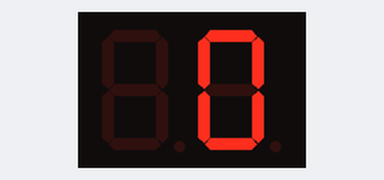
Simulated run of this sketch. Board: Arduino Uno, built with avr-gcc and run on an emulated ATmega328P. On the bench: 2-digit seven-segment display.

Above: at 0.1 s.
At 4.1 s:
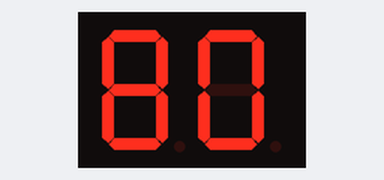
At 9.1 s:
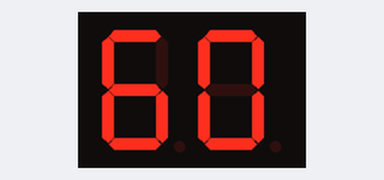
At 19.1 s:
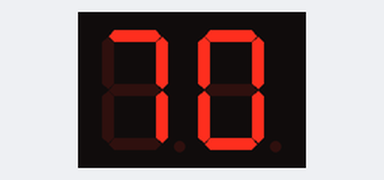
At 29.1 s:
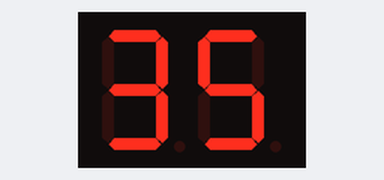
At 39.1 s:
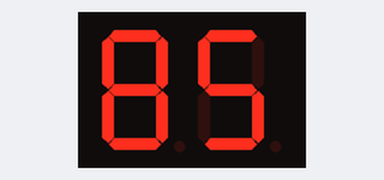

Measured:
- what the display in image 1 shows lasts 1.0 s, from 4.0 s to 5.0 s

The sketch:

SevSeg_Counter.ino
```cpp
#include "SevSeg.h"
SevSeg sevseg;
unsigned long start_time;
unsigned long current_time;
const unsigned long period = 1000;
int value = 0;
int increment = 20;

void setup() {
  byte numDigits = 2;
  byte digitPins[] = {10, 9};
  byte segmentPins[] = {0,1,2,3,4,5,6};
  bool resistorsOnSegments = false;
  byte Config = COMMON_CATHODE;


  sevseg.begin(Config, numDigits, digitPins, segmentPins, resistorsOnSegments);
 start_time = millis();
}

void loop() {
  current_time = millis();
  if (current_time - start_time >= period) {
    value += increment ;
    start_time = current_time;


  }
//////////////////////////////////
  if (value >= 99) {
    value = 0;
    increment -= 5;
  }
  sevseg.setNumber(value);
  sevseg.refreshDisplay();
}
```
